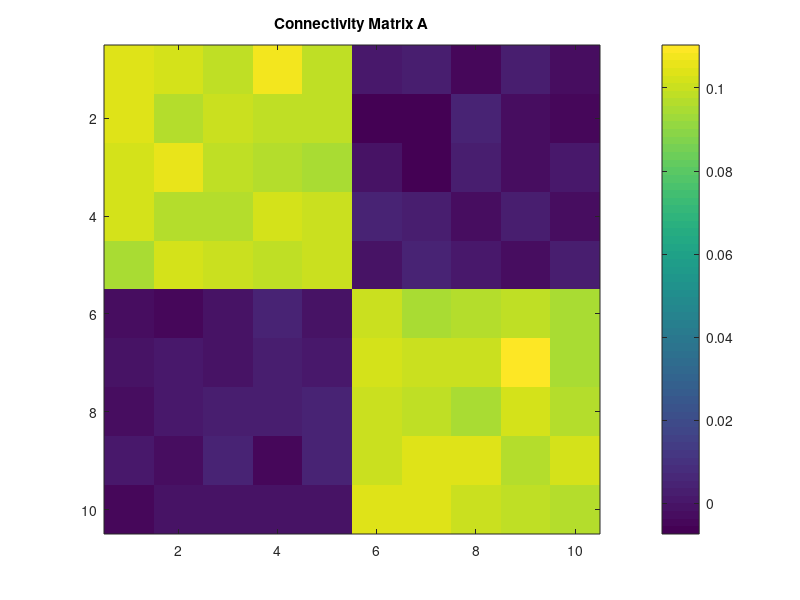

Here is the MATLAB script that generated this plot: (Note: this script raises an error after producing the figure.)
%% Find Minimum Information Partition (MIP) in a multivariate autoregressive model, 
%   X^t = A*X^{t-1} + E,
% where A is a connectivity matrix and E is gaussian noise.

%% options
%           options: options for computing phi and MIP search
%           
%           options.type_of_dist:
%              'Gauss': Gaussian distribution
%              'discrete': discrete probability distribution
%           options.type_of_phi:
%              'SI': phi_H, stochastic interaction
%              'Geo': phi_G, information geometry version
%              'star': phi_star, based on mismatched decoding
%              'MI': Multi (Mutual) information, I(X_1, Y_1; X_2, Y_2)
%              'MI1': Multi (Mutual) information. I(X_1; X_2). (IIT1.0)
%           options.type_of_MIPsearch
%              'Exhaustive': exhau stive search
%              'Queyranne': Queyranne algorithm
%           options.normalization: 
%              0: without normalization of phi
%              1: with normalization of phi by Entropy

clear all;
addpath(genpath('../PhiToolbox'))

%% generate time series data
%%%%%%%%%%%%%%%%%%%%%%%%%%%%%%%%%%%%%%%%%%%%%%%%%%%%%%%%%%%%%%%%%%%%%%%%%%%
disp('Generating time series data...')

%%% construct connectivity matrix %%%
N = 10; % the number of elements
A = zeros(N); % A: connectivity matrix (block structured)
n_block = 2;
for i = 1:n_block
    indices_block = ((1+(i-1)*N/n_block):i*N/n_block)';
    A(indices_block, indices_block) = 1/N;
end
A = A + 0.01*randn(N)/sqrt(N);

figure(1)
imagesc(A)
title('Connectivity Matrix A')
colorbar;

%%% generate random gaussian time series X %%%
T = 10^6;
X = zeros(N,T);
X(:,1) = randn(N,1);
for t=2: T
    E = randn(N,1);
    X(:,t) = A*X(:,t-1) + E;
end

%% params
params.tau = 1; % time delay

%% options
options.type_of_dist = 'Gauss'; % type of probability distributions
options.type_of_phi = 'star'; % type of phi
options.type_of_MIPsearch = 'Queyranne'; % type of MIP search
options.normalization = 0; % normalization by Entropy

%% find Minimum Information Partition (MIP)
tic;
[Z_MIP, phi_MIP] = MIP_search(X, params, options );
CalcTime = toc;

disp( ['CalcTime=', num2str(CalcTime)])
disp(['phi at the MIP: ', num2str(phi_MIP)])
disp(['the MIP: ', num2str(Z_MIP)])
disp(' ')
